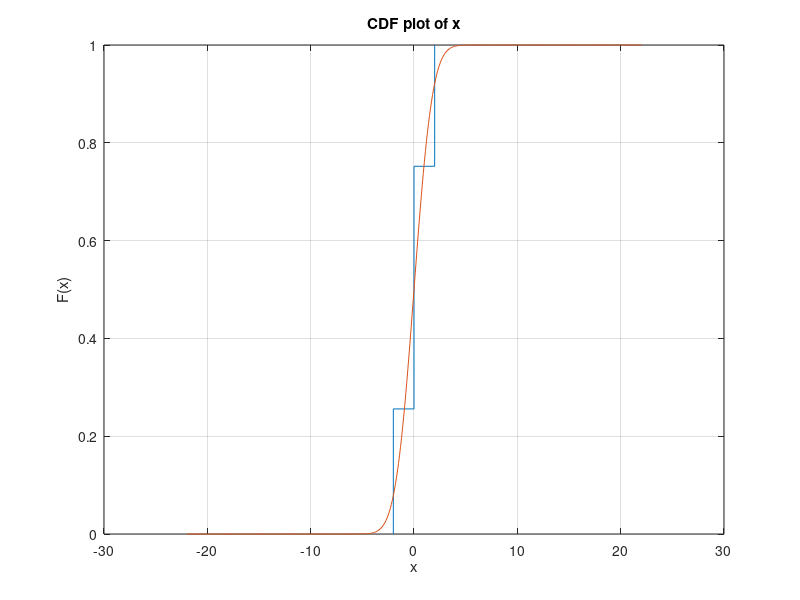

This figure's MATLAB source:
S = zeros(10000, 1);
N = 2;

for i = 1:10000
    X = randi([0 1], 1, N);
    X(X == 0) = -1;
    S(i) = sum(X);
end

figure(1)
cdfplot(S);
hold on;
pd = makedist('Normal', 'mu', 0, 'sigma', sqrt(N));
x = -22:.1:22;
p = cdf(pd, x);
plot(x, p);
